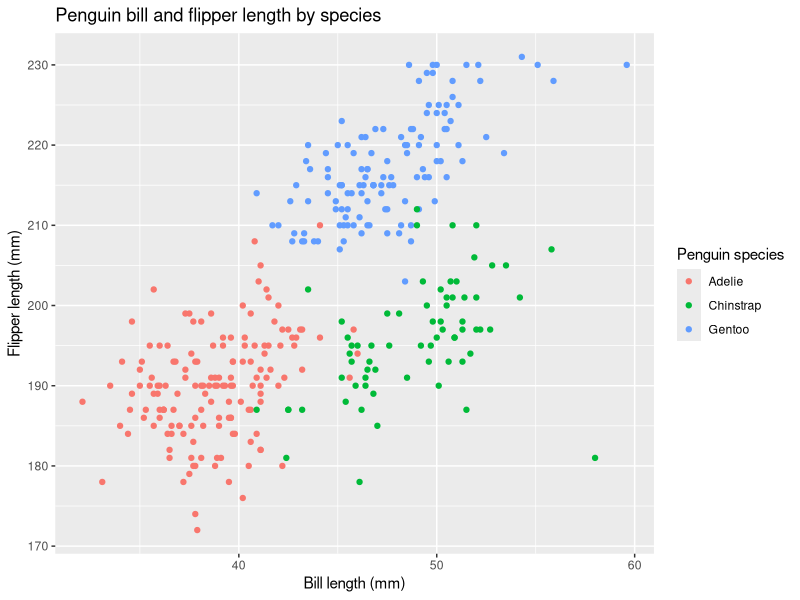
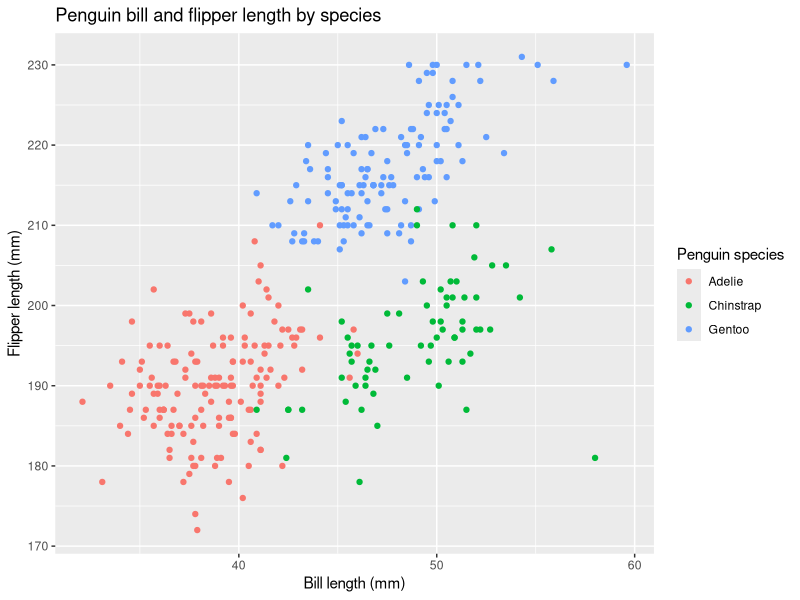

Generate these figures, in order, with R:
## ---- chunk 1
library(tidyverse)

## ---- chunk 2
prob1_df = 
  tibble(
    samp = rnorm(10),
    samp_gt_0 = samp > 0,
    char_vec = c("a", "b", "c", "d", "e", "f", "g", "h", "i", "j"),
    factor_vec = factor(c("low", "low", "low", "mod", "mod", "mod", "mod", "high", "high", "high"))
)

## ---- chunk 3
mean(pull(prob1_df, samp))
mean(pull(prob1_df, samp_gt_0))
mean(pull(prob1_df, char_vec))
mean(pull(prob1_df, factor_vec))
## ---- chunk 4
as.numeric(pull(prob1_df, samp))
as.numeric(pull(prob1_df, samp_gt_0))
as.numeric(pull(prob1_df, char_vec))
as.numeric(pull(prob1_df, factor_vec))
## ---- chunk 5
as.numeric(pull(prob1_df, samp_gt_0)) * pull(prob1_df, samp)
as.factor(pull(prob1_df, samp_gt_0)) * pull(prob1_df, samp)
as.factor(pull(prob1_df, samp_gt_0)) * pull(prob1_df, samp)
## ---- chunk 6
data("penguins", package = "palmerpenguins")
## ---- chunk 7
ggplot(data = penguins, aes(x = bill_length_mm, y = flipper_length_mm)) + geom_point(aes(color = species)) + labs(title = "Penguin bill and flipper length by species", x = "Bill length (mm)", y = "Flipper length (mm)", color = "Penguin species") 
## ---- chunk 8
ggsave("penguins_scatter_plot.pdf", height = 4, width = 6)
